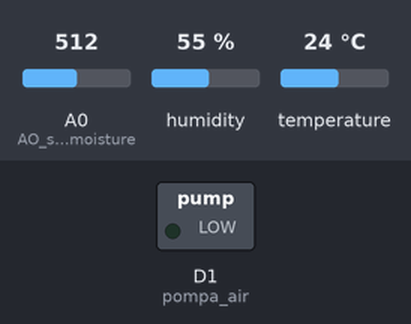
Simulated run of this sketch. Board: ESP8266 (NodeMCU). Shown: switched loads named in the sketch (green lamp = pin HIGH). The test bench sets the inputs (shaded band); at power-on: A0 (AO_soil_moisture) = 512, humidity 55 %, temperature 24 °C. WiFi joins after 1.5 s; servers stay silent unless stated; what the sketch prints to the serial monitor is not drawn.

Above: at 2.7 s.
2.8 s: A0 (AO_soil_moisture) set to 310
At 3.4 s:
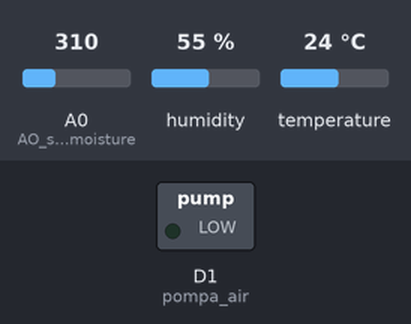
6.2 s: A0 (AO_soil_moisture) set to 431
9.3 s: A0 (AO_soil_moisture) set to 450
At 12.0 s:
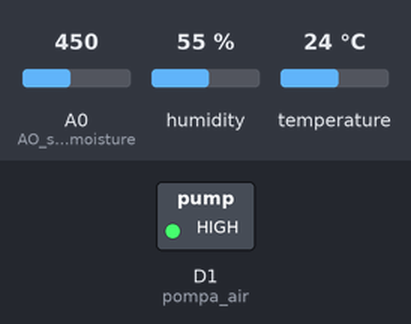
17.8 s: A0 (AO_soil_moisture) set to 306
At 18.8 s:
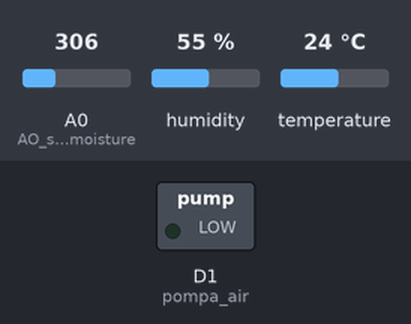
Timing chart, 0 to 20.6 s (numbered marks = the images above; inputs shaded):
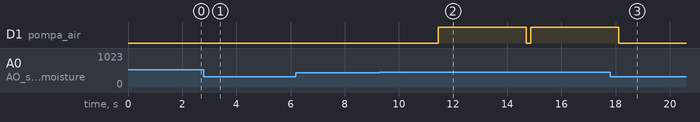

Measured:
- the behaviour switches between 449 and 450 on A0 (AO_soil_moisture) (found by bisection; images 1 and 2)
- after the input at 2.8 s, D1 (pompa_air): stays LOW (without the input it goes to HIGH after 2.0 s)
- after the input at 6.2 s, every drawn part: stays the same
- after the input at 9.3 s, D1 (pompa_air): LOW → HIGH after 2.2 s, → LOW 3.3 s later, → HIGH 0.16 s later
- after the input at 17.8 s, D1 (pompa_air): goes on until 18.1 s, then stays LOW

The sketch:

smart_garden_ESP8266.ino
```cpp
// firebase
#include "FirebaseESP8266.h"
#include <ESP8266WiFi.h>
// Set these to run example.
#define FIREBASE_HOST "smartgarden-45f50.firebaseio.com"
#define FIREBASE_AUTH "8dQk0C1tIBRvuDLoMuus3eLws1Al12DiOWolOxBn"
#define WIFI_SSID "smart garden"
#define WIFI_PASSWORD "garden123"
FirebaseData firebaseData;

#define pompa_air D1

//dht setup
#include "DHT.h"
#define DHTPIN D5
#define DHTTYPE DHT22
DHT dht(DHTPIN, DHTTYPE);

//sensor soil
#define DO_soil_moisture D6
int AO_soil_moisture = A0;
int batas_lembab = 75;

unsigned int getAnalog() {
  const int sampling = 100;
  unsigned int analog = 0;
  for (int i = 0; i < sampling; i++) {
    digitalWrite(DO_soil_moisture, HIGH);
    int nilaiSensor = analogRead(AO_soil_moisture);
    digitalWrite(DO_soil_moisture, LOW);
    analog += nilaiSensor;
  }
  analog = analog / sampling;
  return analog;
}

uint8_t getSoil() {
  // Batas atas
  const int val_max = 870;
  // Batas bawah
  const int val_min = 320;
  const int sampling = 100;

  unsigned long analog = 0;
  for (int i = 0; i < sampling; i++) {
    digitalWrite(DO_soil_moisture, HIGH);
    int nilaiSensor = analogRead(AO_soil_moisture);
    digitalWrite(DO_soil_moisture, LOW);
    analog += nilaiSensor;
  }
  analog = analog / sampling;
  if (analog > val_max) {
    analog = val_max;
  }
  else if (analog < val_min) {
    analog = val_min;
  }
  uint8_t persen = map(analog, val_max, val_min, 0, 100);
  return persen;
}

void setup() {
  Serial.begin(115200);
  Serial.println("DHT22 sensor!");
  pinMode(pompa_air, OUTPUT);
  dht.begin();

  //WiFi
  WiFi.begin(WIFI_SSID, WIFI_PASSWORD);
  Serial.print("Connecting to Wi-Fi");
  while (WiFi.status() != WL_CONNECTED)
  {
    Serial.print(".");
    delay(300);
  }
  Serial.println();
  Serial.print("Connected with IP: ");
  Serial.println(WiFi.localIP());
  Serial.println();

  Firebase.begin(FIREBASE_HOST, FIREBASE_AUTH);
  Firebase.reconnectWiFi(true);
}

void loop() {
  Dht22();
  soilMoisture();
  dataLogging();
  //soil moisture
  Serial.print("Kelembaban Tanah: ");
  Serial.println(getSoil());

  if (getSoil() >= batas_lembab) {
    Firebase.setInt(firebaseData, "sensor/st_tanah", 1);
    digitalWrite(pompa_air, LOW);
    Serial.println("Pompa OFF");
  }
  if (getSoil() <= batas_lembab) {
    Firebase.setInt(firebaseData, "sensor/st_tanah", 0);
    digitalWrite(pompa_air, HIGH);
    Serial.println("Pompa ON");
  }
}

void Dht22() {
  //DHT 22
  float h = dht.readHumidity();
  // Read temperature as Celsius (the default)
  float t = dht.readTemperature();
  if (isnan(h) || isnan(t)) {
    Serial.println("Failed to read from DHT sensor!");
    return;
  }
  Serial.print("Humidity: ");
  Serial.print(h);
  Serial.print(" %\t");
  Serial.print("Temperature: ");
  Serial.print(t);
  Serial.println(" *C ");
  String temp = float(t) + String("°C");
  String humd = float(h) + String("%");
  Firebase.setString(firebaseData, "sensor/suhu", temp);
  Firebase.setString(firebaseData, "sensor/rh_udara", humd);
}
void soilMoisture() {
  // Soil moisture
  int st_tanah;
  st_tanah = firebaseData.intData();
  if (st_tanah == 1) {
    Firebase.setInt(firebaseData, "status_pompa", 0);
    Serial.print("status_tanah:");
    Serial.print("Kering");
    Serial.println("");
  }
  if (st_tanah == 0) {
    Firebase.setInt(firebaseData, "status_pompa", 1);
    Serial.print("status_tanah:");
    Serial.println("Lembab");
    Serial.println("");
  }
  String soil = getSoil() + String("%");
  Firebase.setString(firebaseData, "sensor/rh_tanah", soil);
}

void dataLogging() {
  float h = dht.readHumidity();
  // Read temperature as Celsius (the default)
  float t = dht.readTemperature();
  if (isnan(h) || isnan(t)) {
    Serial.println("Failed to read from DHT sensor!");
    return;
  }
  String temp = float(t) + String("°C");
  String humd = float(h) + String("%");
  // data logging to firebase
  Firebase.pushString(firebaseData, "data_log/DHT 22/suhu", temp);
  Firebase.pushString(firebaseData, "data_log/DHT 22/rh_udara", humd);

  String soil = getSoil() + String("%");
  Firebase.pushString(firebaseData, "data_log/soil moisture/rh_tanah", soil);

  delay(2000);
}
```
